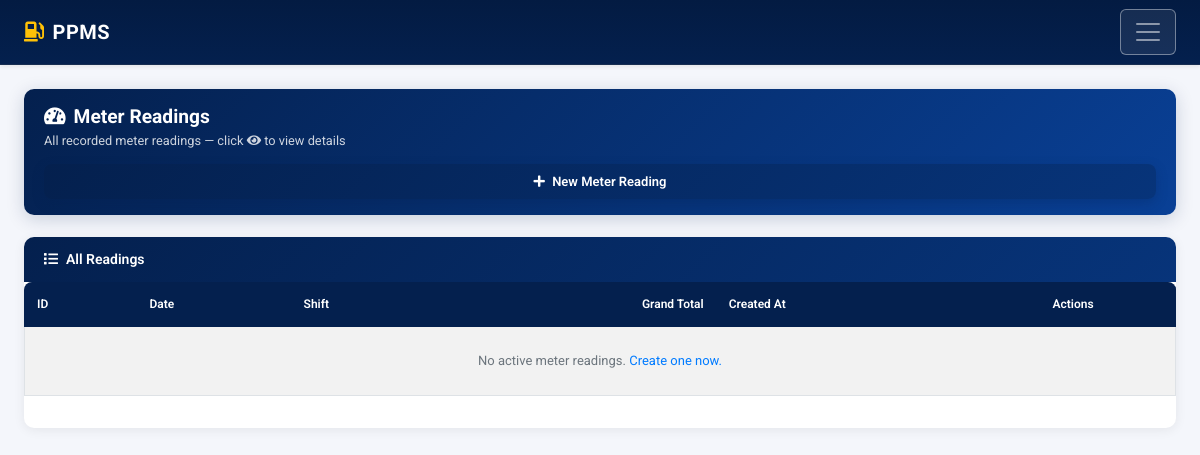
Page /meter-readings/meter-reading-list.php (signed in) on the earlier database version.
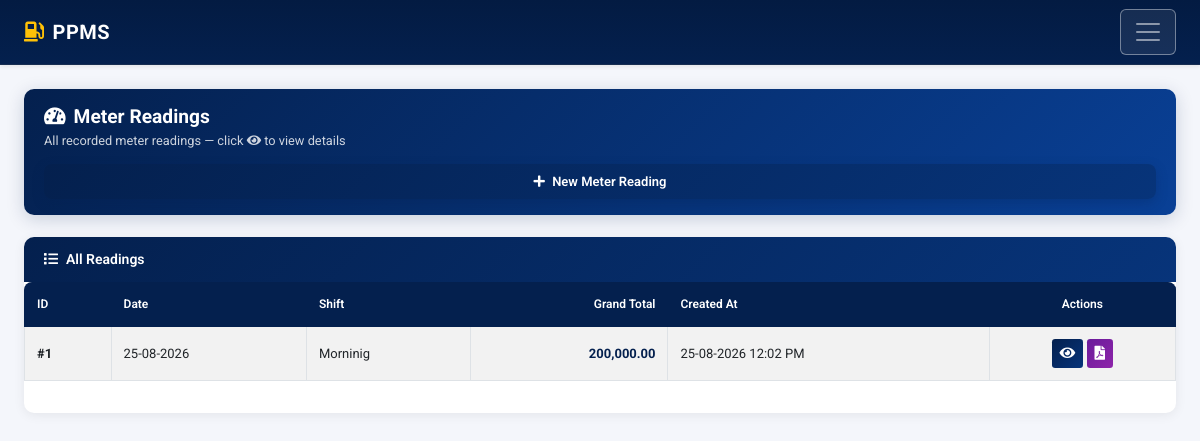
Same page on the later database version.
### tables this page shows
CREATE TABLE `tbl_meter_readings` (
  `id` int(11) NOT NULL,
  `date` date NOT NULL,
  `shift_id` int(11) NOT NULL DEFAULT 0,
  `payment_type` varchar(32) NOT NULL DEFAULT 'Cash',
  `grand_total` decimal(12,2) NOT NULL DEFAULT 0.00,
  `remarks` text DEFAULT NULL,
  `created_at` timestamp NOT NULL DEFAULT current_timestamp(),
  `updated_at` timestamp NOT NULL DEFAULT current_timestamp() ON UPDATE current_timestamp(),
  `deleted_at` datetime DEFAULT NULL
);

CREATE TABLE `tbl_shifts` (
  `id` int(11) NOT NULL,
  `name` varchar(128) NOT NULL,
  `start_time` time NOT NULL,
  `end_time` time NOT NULL,
  `status` enum('Active','Inactive') NOT NULL DEFAULT 'Active',
  `deleted_at` datetime DEFAULT NULL
);

### include/permissions.php (called while the page is built, shortened)
<?php
require_once __DIR__ . '/config.php';
function has_permission($module_slug, $action) {
    global $connection;
    $user_id = intval($_SESSION['loggedInUser']);
    $user_res = mysqli_query($connection, "SELECT type, role_id FROM tbl_accounts WHERE id = '$user_id' LIMIT 1");
    if (!$user_res || !($user = mysqli_fetch_assoc($user_res))) {
        return false;
    }
    if (strtolower(trim($user['type'] ?? '')) === 'admin') {
        return true;
    }
    return false;
}
?>

### meter-readings/meter-reading-list.php (the view, shortened to what this page needs)
<?php
require '../include/config.php';
require '../include/permissions.php';
$sql_active = "SELECT mr.*, sh.name AS shift_name
               FROM tbl_meter_readings mr
               LEFT JOIN tbl_shifts sh ON mr.shift_id = sh.id
               WHERE mr.deleted_at IS NULL
               ORDER BY mr.id DESC";
$result_active = mysqli_query($connection, $sql_active);
?>
<!DOCTYPE html>
<html lang="en">
<head>
    <link rel="stylesheet" href="https://stackpath.bootstrapcdn.com/bootstrap/4.3.1/css/bootstrap.min.css">
    <link rel="stylesheet" href="https://cdnjs.cloudflare.com/ajax/libs/font-awesome/5.11.2/css/all.min.css">
    <link rel="stylesheet" href="https://cdn.datatables.net/1.10.20/css/jquery.dataTables.min.css">
    <link rel="stylesheet" href="../include/style.css?v=1.0.1">
</head>
<body>
<?php include('../include/navbar.php'); ?>
<main class="main">
<div class="container-fluid pt-4 pb-5 px-4">
    <div class="page-header">
        <div>
            <h4><i class="fas fa-tachometer-alt mr-2"></i>Meter Readings</h4>
            <small style="opacity:.8;">All recorded meter readings — click <i class="fas fa-eye"></i> to view details</small>
        </div>
        <?php if (has_permission('meter_readings', 'add')): ?>
        <a href="add-meter-reading.php" class="btn-new btn">
            <i class="fas fa-plus mr-1"></i> New Meter Reading
        </a>
        <?php endif; ?>
    </div>
    <div class="list-card">
        <div class="list-card-title">
            <i class="fas fa-list mr-2"></i>All Readings
        </div>
        <div class="table-responsive" style="padding:0;">
        <table id="meterReadingTable" class="table table-bordered table-striped" style="width:100%;">
                <thead>
                    <tr>
                        <th>ID</th>
                        <th>Date</th>
                        <th>Shift</th>
                        <th style="text-align:right;">Grand Total</th>
                        <th>Created At</th>
                        <th style="text-align:center;">Actions</th>
                    </tr>
                </thead>
                <tbody>
                <?php if ($result_active && mysqli_num_rows($result_active) > 0):
                    while ($row = mysqli_fetch_assoc($result_active)):
                ?>
                <tr>
                    <td data-order="<?php echo $row['id']; ?>"><strong>#<?php echo $row['id']; ?></strong></td>
                    <td data-order="<?php echo strtotime($row['date']); ?>"><?php echo date('d-m-Y', strtotime($row['date'])); ?></td>
                    <td><?php echo htmlspecialchars($row['shift_name'] ?? 'N/A'); ?></td>
                    <td style="text-align:right;font-weight:700;color: var(--primary-color);" data-order="<?php echo $row['grand_total']; ?>">
                        <?php echo number_format($row['grand_total'], 2); ?>
                    </td>
                    <td data-order="<?php echo strtotime($row['created_at']); ?>"><?php echo date('d-m-Y h:i A', strtotime($row['created_at'])); ?></td>
                    <td style="text-align:center;">
                        <a href="view-meter-reading.php?id=<?php echo $row['id']; ?>"
                           class="btn btn-sm btn-info" title="View" style="background: var(--primary-gradient); border: none;">
                            <i class="fas fa-eye"></i>
                        </a>
                        <a href="generate-pdf-meter-reading.php?id=<?php echo $row['id']; ?>" target="_blank"
                           class="btn btn-sm btn-secondary" title="Generate PDF"
                           style="background:linear-gradient(135deg,#6a1b9a,#8e24aa);border:none;color:#fff;">
                            <i class="fas fa-file-pdf"></i>
                        </a>
                    </td>
                </tr>
                <?php endwhile; else: ?>
                <tr><td colspan="6" class="text-center text-muted py-4">No active meter readings. <a href="add-meter-reading.php">Create one now.</a></td></tr>
                <?php endif; ?>
                </tbody>
            </table>
        </div>
    </div>
</div>
</main>
</body>
</html>

Differences in the rows shown:
added tbl_meter_readings: id "1", date "25-08-2026", shift.name "Morninig", grand_total "200,000.00", created_at "25-08-2026 12:02 PM"
Other differences:
text no longer shown: "No active meter readings. Create one now."
